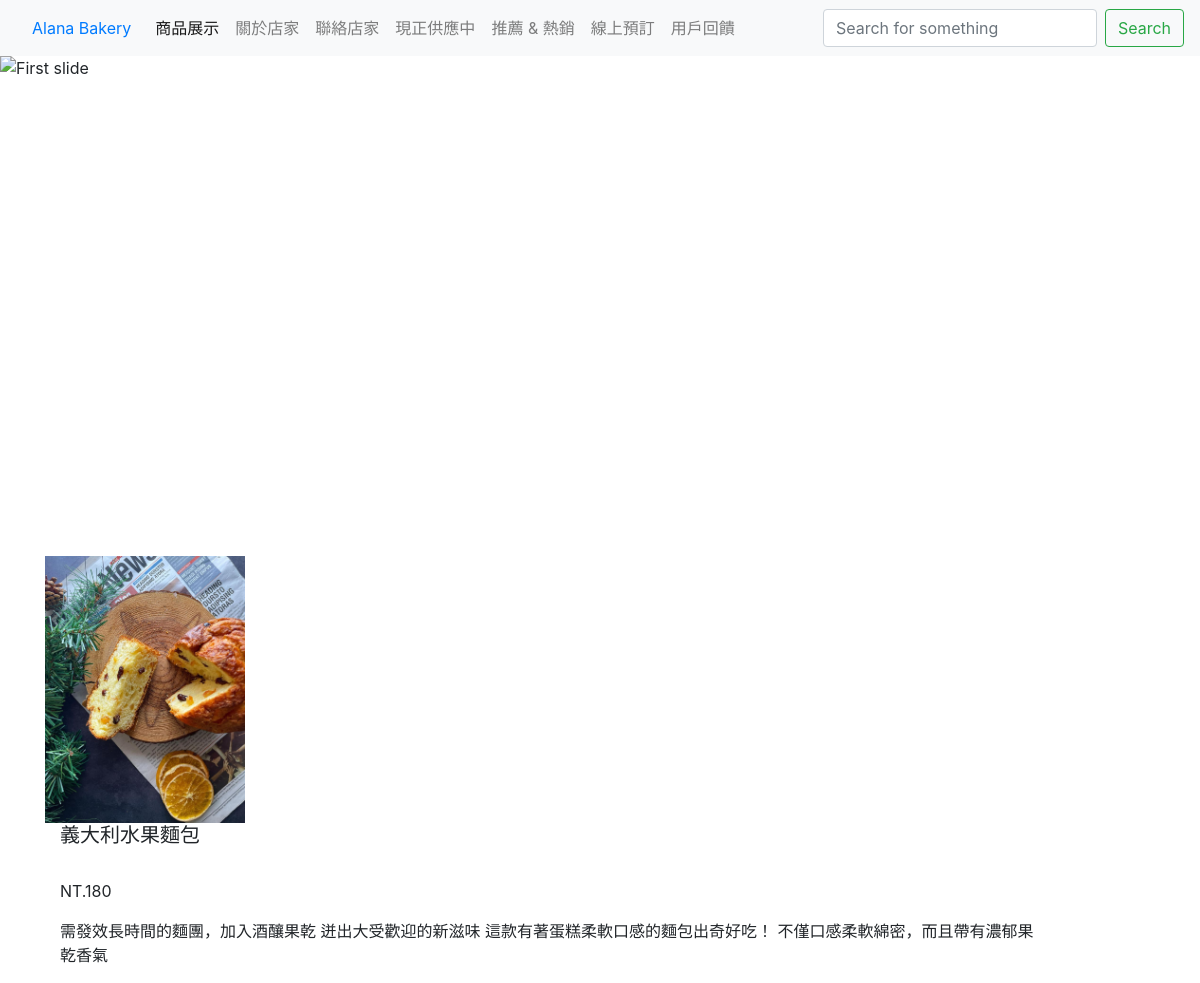
The page /bonus/prizes/4 on the database its author committed.
### bonus/models.py (models this page shows, shortened)
class Prize(models.Model):
    pid = models.CharField(max_length=25)
    cname = models.CharField(max_length=20)
    amount = models.IntegerField()
    desc = models.TextField(null=True, blank=True)
    img = models.ImageField(upload_to="images/", null=True, blank=True)
    heart=models.IntegerField(default=0)
    class Meta:
        ordering = ['-amount']

### bonus/views.py (the view)
# urls.py: path('prizes/<int:pk>', views.PrizeDetailView.as_view(), name='prize-detail'),
class PrizeDetailView(DetailView):
    model=Prize

### bonus/templates/bonus/prize_detail.html
{% extends "base.html" %} {% block content %}
<div class="flex">
    <div class="detail">
        <img src="{{ prize.img.url}}" width='200px' alt="logo">
    </div>
    <div class="winner-list container">
        <h5>{{prize.cname}} </h5>
        <br/>
        <p>NT.{{prize.amount}}</p>
        <p>{{prize.desc}} </p>
    </div>
</div>
{% endblock %}

### register/templates/base.html (style rules this page uses)
.winner-list { text-align: left; }

### rows shown on the page
Prize: img (picture), cname "義大利水果麵包", amount "180", desc "需發效長時間的麵團，加入酒釀果乾 迸出大受歡迎的新滋味 這款有著蛋糕柔軟口感的麵包出奇好吃！ 不僅口感柔軟綿密，而且帶有濃郁果乾香氣"
